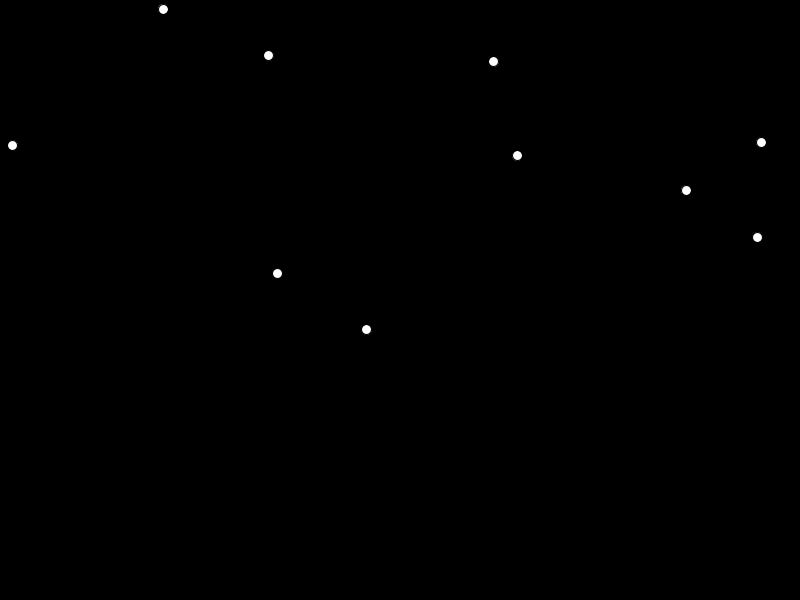
Frame 1 (no input)
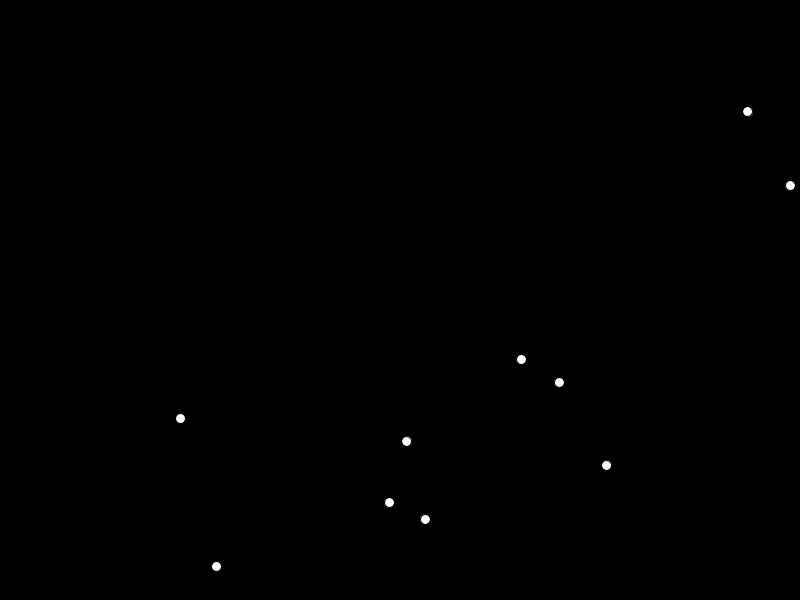
Frame 60 (the mouse pressed at the canvas centre just before this capture)
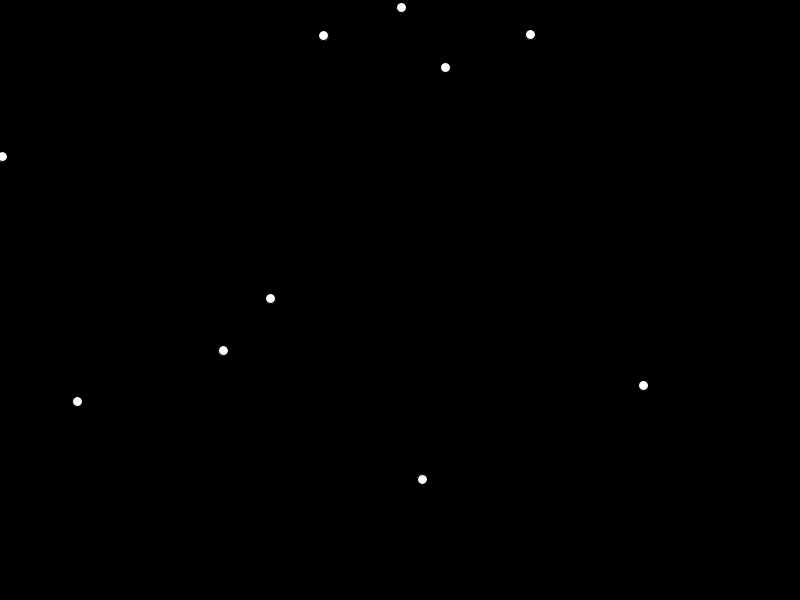
Frame 120 (the mouse held since frame 60 and released just before this capture)

The Processing sketch that drew these frames (run headless with seeded random() and noise(); from frame 60 on, the mouse is pressed at the canvas centre):

// Processing sketch: e05_PetlaDlaLeniwych
// ── e05_PetlaDlaLeniwych.pde
void setup(){
  
  size(800,600);
  frameRate( 5 ); // ustawiamy mniejszy framerate by lepiej widziecco sie dzieje co klatke
  
}


void draw(){
  
  background( 0 );
  
  //zamiast tego:
  
  //ellipse( random( 0, width), random( 0, height ), 10, 10 );
  //ellipse( random( 0, width), random( 0, height ), 10, 10 );
  //ellipse( random( 0, width), random( 0, height ), 10, 10 );
  //ellipse( random( 0, width), random( 0, height ), 10, 10 );
  //ellipse( random( 0, width), random( 0, height ), 10, 10 );
  //ellipse( random( 0, width), random( 0, height ), 10, 10 );
  //ellipse( random( 0, width), random( 0, height ), 10, 10 );
  //ellipse( random( 0, width), random( 0, height ), 10, 10 );
  //ellipse( random( 0, width), random( 0, height ), 10, 10 );
  //ellipse( random( 0, width), random( 0, height ), 10, 10 );
  
  // można tak:
  
  for( int i = 0; i < 10; i = i + 1 ){
    ellipse( random( 0, width), random( 0, height ), 10, 10 ); // to co zawarte miedzy {} wykona sie 10 razy
  }
  
  // co oznaczaja instrukcje w nawiasach:
  // int i = 0; oznacza warunek startowy licznika - zaczynamy odliczanie od 0
  // i < 10; oznacza warunek knca pętli - jaki stan licznika ma zakonczyc powtarzanie kodu petli - tu musi byc mniejszy od 10
  // i = i + 1; oznacza warunek aktualizacji licznika - o ile zwieksza sie nam licznik przy kazdym "obrocie" petli - tu o 1, skrotowo mozna tez podac i++
  

}
